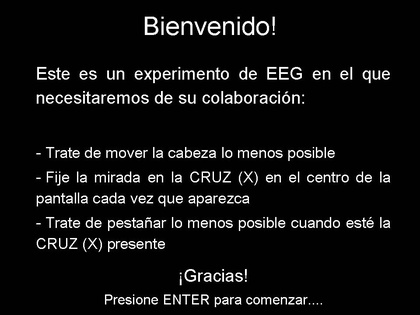
%> input picture InteroEmocion/ECG+HAB_V0/Imagenes/Diapositiva1.jpg, 420 x 315 px, shrunk from 960 x 720 before the run
$ octave load_images.m   (GNU Octave 9; MATLAB toolbox functions it lacks are replaced by stand-ins)
%> lines starting %> are read from the running program, lines starting %| are printed output that depends on the picture
% Load_images V0

%%  Abro las diapositivas


%Practica

Bienvenida      =imread('Imagenes/Diapositiva1.jpg');
%> Bienvenida is the input picture: size 315x420 uint8; min 0, max 255, mean 17.1
ConsignaB1      =imread('Imagenes/Diapositiva2.jpg');
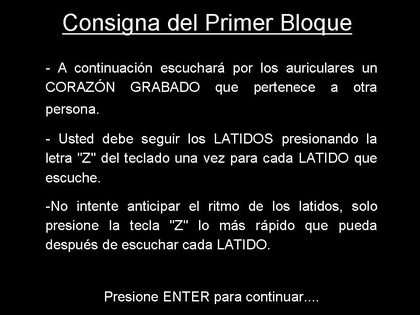
%> input picture InteroEmocion/ECG+HAB_V0/Imagenes/Diapositiva2.JPG, 420 x 315 px, shrunk from 960 x 720 before the run
%> ConsignaB1 is the input picture: size 315x420x3 uint8; min 0, max 255, mean 18.3
ConsignaP1      =imread('Imagenes/Diapositiva3.jpg');
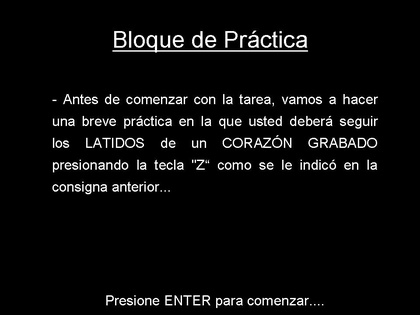
%> input picture InteroEmocion/ECG+HAB_V0/Imagenes/Diapositiva3.JPG, 420 x 315 px, shrunk from 960 x 720 before the run
%> ConsignaP1 is the input picture: size 315x420x3 uint8; min 0, max 255, mean 11.9
ComienzoBloque1 =imread('Imagenes/Diapositiva4.jpg');
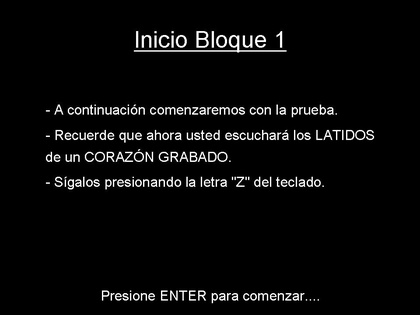
%> input picture InteroEmocion/ECG+HAB_V0/Imagenes/Diapositiva4.JPG, 420 x 315 px, shrunk from 960 x 720 before the run
%> ComienzoBloque1 is the input picture: size 315x420x3 uint8; min 0, max 255, mean 10
Pregunta1       =imread('Imagenes/Diapositiva4a.jpg');
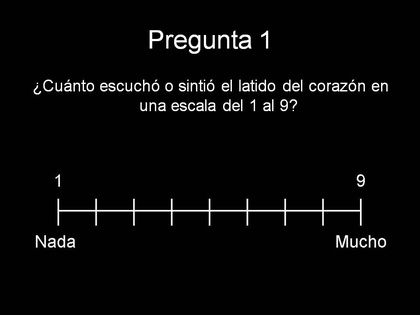
%> input picture InteroEmocion/ECG+HAB_V0/Imagenes/Diapositiva4a.jpg, 420 x 315 px, shrunk from 960 x 720 before the run
%> Pregunta1 is the input picture: size 315x420x3 uint8; min 0, max 255, mean 8.5
Pregunta2       =imread('Imagenes/Diapositiva4b.jpg');
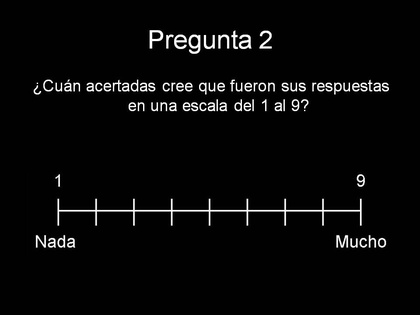
%> input picture InteroEmocion/ECG+HAB_V0/Imagenes/Diapositiva4b.jpg, 420 x 315 px, shrunk from 960 x 720 before the run
%> Pregunta2 is the input picture: size 315x420x3 uint8; min 0, max 255, mean 8.8
%> (the run ends here)
